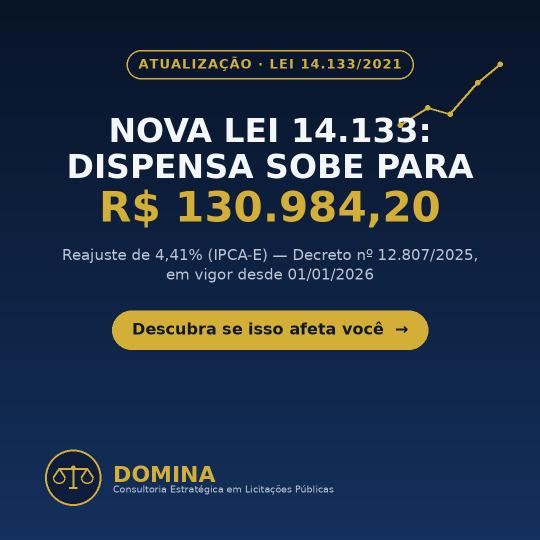
#> input picture images/post-2026-09-17-dispensa-14133.png, 1080 x 1080 px, given in place of logo_domina.png, which was not available (shown at 1/2 size)
$ python gen_story_09h_1018.py
#> lines starting #> are read from the running program, lines starting #| are printed output that depends on the picture; pictures that were not available may be replaced by others from this repository, and a replacement may not be noted
#!/usr/bin/env python3
# -*- coding: utf-8 -*-
"""Story 9h 2026-10-18: mesma capa do feed (impugnacao de edital, art. 164),
versao vertical 1080x1920, centralizada, com areas seguras de 250px no
topo e embaixo."""
from PIL import Image, ImageDraw, ImageFont

W, H = 1080, 1920

BG = (247, 246, 240)
NAVY = (18, 30, 58)
NAVY_SOFT = (33, 48, 82)
SUBTITLE = (104, 116, 142)
GOLD = (196, 155, 58)
GOLD_DARK_TEXT = (24, 20, 4)
LINE = (214, 210, 198)

FONT_DIR = "/usr/share/fonts/truetype/dejavu/"
def F(size):
    return ImageFont.truetype(FONT_DIR + "DejaVuSans-Bold.ttf", size)
def FR(size):
    return ImageFont.truetype(FONT_DIR + "DejaVuSans.ttf", size)

img = Image.new("RGB", (W, H), BG)
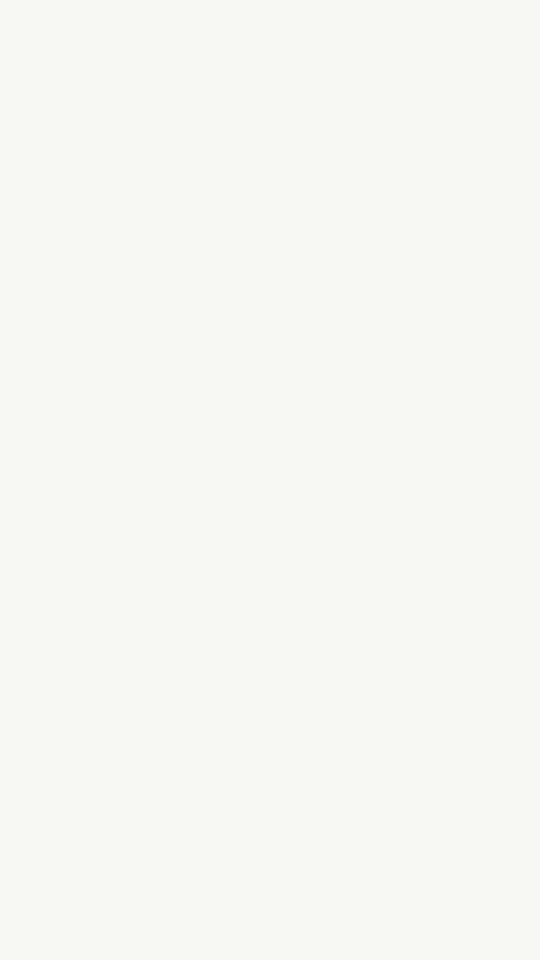
#> img: PIL image 1080x1920 RGB (shown at 1/2 size); mean R, G, B 247, 246, 240
d = ImageDraw.Draw(img)
MARGIN = 90
SAFE_TOP = 250
SAFE_BOTTOM = 250
content_w = W - 2 * MARGIN

def text_w(s, font):
    bbox = d.textbbox((0, 0), s, font=font)
    return bbox[2] - bbox[0]

def wrap(text, font, max_w):
    words = text.split(" ")
    lines, cur = [], ""
    for w_ in words:
        trial = (cur + " " + w_).strip()
        if text_w(trial, font) <= max_w:
            cur = trial
        else:
            if cur:
                lines.append(cur)
            cur = w_
    if cur:
        lines.append(cur)
    return lines

def ctext(y, text, font, fill):
    tw = text_w(text, font)
    d.text(((W - tw) // 2, y), text, font=font, fill=fill)

y = SAFE_TOP

# ---- logo, centered ----
logo = Image.open("/home/user/domina-posts/logo_domina.png").convert("RGBA")
logo_size = 110
logo = logo.resize((logo_size, logo_size), Image.LANCZOS)
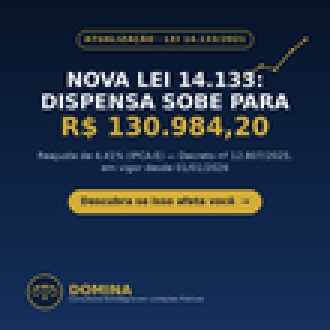
#> logo: PIL image 110x110 RGBA (shown 3 times larger); mean R, G, B, A 34.6, 50, 71, 255
img.paste(logo, ((W - logo_size) // 2, y), logo)
y += logo_size + 44

# ---- badge pill, centered ----
badge_font = F(28)
badge_text = "LEI 14.133/2021 · ART. 164"
tw = text_w(badge_text, badge_font)
#> in text_w, `bbox = d.textbbox((0, 0), s, font=font)`: bbox = (0, 6, 419, 29)
#> tw = 419
pad_x, pad_y = 30, 16
pill_w = tw + pad_x * 2
#> pill_w = 479
pill_h = 28 + pad_y * 2
d.rounded_rectangle(((W - pill_w) // 2, y, (W + pill_w) // 2, y + pill_h), radius=pill_h // 2, outline=GOLD, width=2)
d.text(((W - pill_w) // 2 + pad_x, y + pad_y - 2), badge_text, font=badge_font, fill=GOLD)
y += pill_h + 64

# ---- title, centered ----
title_font = F(70)
title_lines = [
    ("QUALQUER PESSOA", NAVY),
    ("PODE IMPUGNAR", NAVY),
    ("O EDITAL.", GOLD),
]
for line, color in title_lines:
    ctext(y, line, title_font, color)
    y += 80
#> this loop made 3 passes
#> tw in ctext on passes 1 to 3: 764, 669, 384

y += 34

# ---- subtitle, centered ----
sub_font = FR(34)
subtitle = "Não precisa ser licitante: a lei garante a qualquer pessoa, física ou jurídica, o direito de contestar irregularidades no edital."
sub_lines = wrap(subtitle, sub_font, content_w - 60)
#> the loop in wrap, `for w_ in words:` made 20 passes
#> (trial, bbox in text_w, cur) on passes 2 to 7: ('Não precisa', (0, 6, 200, 39), 'Não precisa'), ('Não precisa ser', (0, 6, 264, 39), 'Não precisa ser'), ('Não precisa ser licitante:', (0, 6, 423, 39), 'Não precisa ser licitante:'), ('Não precisa ser licitante: a', (0, 6, 455, 39), 'Não precisa ser licitante: a'), ('Não precisa ser licitante: a lei', (0, 6, 505, 39), 'Não precisa ser licitante: a lei'), ('Não precisa ser licitante: a lei garante', (0, 6, 649, 39), 'Não precisa ser licitante: a lei garante')
#> (bbox in text_w, cur) on passes 1, 10, 18: ((0, 6, 67, 32), 'Não'), ((0, 6, 293, 39), 'qualquer pessoa,'), ((0, 6, 428, 39), 'contestar irregularidades')
#> after the loop in wrap, `for w_ in words:`: lines = 2 items
#> sub_lines = 3 items
for line in sub_lines:
    ctext(y, line, sub_font, SUBTITLE)
    y += 46
#> this loop made 3 passes
#> (tw in ctext, y) on passes 1 to 2: (681, 848), (796, 894)
#> (line, tw in ctext, y) on pass 3: ('contestar irregularidades no edital.', 599, 940)
#> after the loop, y = 940

y += 30
#> y = 970
d.line([(MARGIN + 60, y), (W - MARGIN - 60, y)], fill=LINE, width=2)
y += 60
#> y = 1030

# ---- stat card, centered block ----
card_w = content_w - 40
card_h = 220
card_x0 = (W - card_w) // 2
card_y0 = y
#> card_y0 = 1030
card_y1 = card_y0 + card_h
#> card_y1 = 1250
d.rounded_rectangle((card_x0, card_y0, card_x0 + card_w, card_y1), radius=24, outline=GOLD, width=3)

num_font = F(110)
num_text = "3"
tw_num = text_w(num_text, num_font)
#> tw_num = 77
label_font = F(36)
label_text = "DIAS ÚTEIS"
tw_label = text_w(label_text, label_font)
#> tw_label = 227
desc_font = FR(28)
desc_lines = [
    "antes da abertura do certame — prazo para",
    "impugnar o edital ou pedir esclarecimento.",
]

inner_y = card_y0 + 36
#> inner_y = 1066
block_x = card_x0 + 60
d.text((block_x, inner_y), num_text, font=num_font, fill=GOLD)
d.text((block_x + tw_num + 32, inner_y + 26), label_text, font=label_font, fill=NAVY)
dyy = inner_y + 26 + 50
#> dyy = 1142
for line in desc_lines:
    d.text((block_x + tw_num + 32, dyy), line, font=desc_font, fill=SUBTITLE)
    dyy += 36
#> this loop made 2 passes
#> dyy on passes 1 to 2: 1178, 1214
#> after the loop, dyy = 1214

y = card_y1 + 64
#> y = 1314

# ---- two-column comparison, centered pair ----
col_label_font = F(30)
col_body_font = FR(27)
gap = 70
col_w = (content_w - gap) // 2
left_x = (W - (col_w * 2 + gap)) // 2
right_x = left_x + col_w + gap

d.text((left_x, y), "IMPUGNAÇÃO", font=col_label_font, fill=GOLD)
d.text((right_x, y), "ESCLARECIMENTO", font=col_label_font, fill=GOLD)

left_body = wrap("Contesta uma irregularidade e exige correção antes da disputa abrir.", col_body_font, col_w)
#> the loop in wrap (call 2), `for w_ in words:` made 10 passes
#> (trial, bbox in text_w, cur) on passes 2, 3, 4, 7, 8: ('Contesta uma', (0, 6, 189, 26), 'Contesta uma'), ('Contesta uma irregularidade', (0, 5, 388, 32), 'Contesta uma irregularidade'), ('Contesta uma irregularidade e', (0, 5, 413, 32), 'Contesta uma irregularidade e'), ('exige correção antes', (0, 5, 282, 32), 'exige correção antes'), ('exige correção antes da', (0, 5, 325, 32), 'exige correção antes da')
#> (bbox in text_w, cur) on passes 1, 6, 10: ((0, 6, 121, 26), 'Contesta'), ((0, 5, 199, 32), 'exige correção'), ((0, 5, 178, 32), 'disputa abrir.')
#> left_body = ['Contesta uma irregularidade e', 'exige correção antes da', 'disputa abrir.']
right_body = wrap("Tira uma dúvida sobre o texto do edital, sem apontar ilegalidade.", col_body_font, col_w)
#> right_body = ['Tira uma dúvida sobre o texto', 'do edital, sem apontar', 'ilegalidade.']

yy = y + 46
#> yy = 1360
for line in left_body:
    d.text((left_x, yy), line, font=col_body_font, fill=NAVY_SOFT)
    yy += 38
#> this loop made 3 passes
#> (line, yy) on passes 1 to 3: ('Contesta uma irregularidade e', 1398), ('exige correção antes da', 1436), ('disputa abrir.', 1474)
#> after the loop, yy = 1474
left_end = yy
#> left_end = 1474

yy = y + 46
#> yy = 1360
for line in right_body:
    d.text((right_x, yy), line, font=col_body_font, fill=NAVY_SOFT)
    yy += 38
#> this loop made 3 passes
#> after the loop, yy = 1474
right_end = yy
#> right_end = 1474

col_bottom = max(left_end, right_end)
#> col_bottom = 1474
mid_x = W // 2
d.line([(mid_x, y), (mid_x, col_bottom - 6)], fill=LINE, width=2)

y = col_bottom + 30
#> y = 1504

# ---- footer note, centered ----
note_font = FR(26)
note = "A administração responde em até 3 dias úteis, antes da abertura (art. 164, § único)."
note_lines = wrap(note, note_font, content_w - 80)
#> note_lines = 2 items
for line in note_lines:
    ctext(y, line, note_font, SUBTITLE)
    y += 34
#> this loop made 2 passes
#> (tw in ctext, y) on pass 1: (728, 1538)
#> (line, tw in ctext, y) on pass 2: ('abertura (art. 164, § único).', 360, 1572)
#> after the loop, y = 1572

# ---- CTA pill, centered, above bottom safe zone ----
cta_font = F(36)
cta_text = "Fale com a Domina no direct  →"
tw3 = text_w(cta_text, cta_font)
btn_pad_x, btn_pad_y = 46, 26
btn_w = tw3 + btn_pad_x * 2
btn_h = 32 + btn_pad_y * 2
btn_y0 = min(max(y + 24, H - SAFE_BOTTOM - btn_h - 40), H - SAFE_BOTTOM - btn_h)
#> btn_y0 = 1586
btn_x0 = (W - btn_w) // 2
d.rounded_rectangle((btn_x0, btn_y0, btn_x0 + btn_w, btn_y0 + btn_h), radius=btn_h // 2, fill=GOLD)
d.text((btn_x0 + btn_pad_x, btn_y0 + btn_pad_y - 2), cta_text, font=cta_font, fill=GOLD_DARK_TEXT)

print("content bottom:", y, "cta top:", btn_y0, "cta bottom:", btn_y0 + btn_h, "safe bottom line:", H - SAFE_BOTTOM)
#| content bottom: 1572 cta top: 1586 cta bottom: 1670 safe bottom line: 1670

out_path = "/home/user/domina-posts/images/story-2026-10-18-1792325607-impugnacao-edital.png"
img.save(out_path)
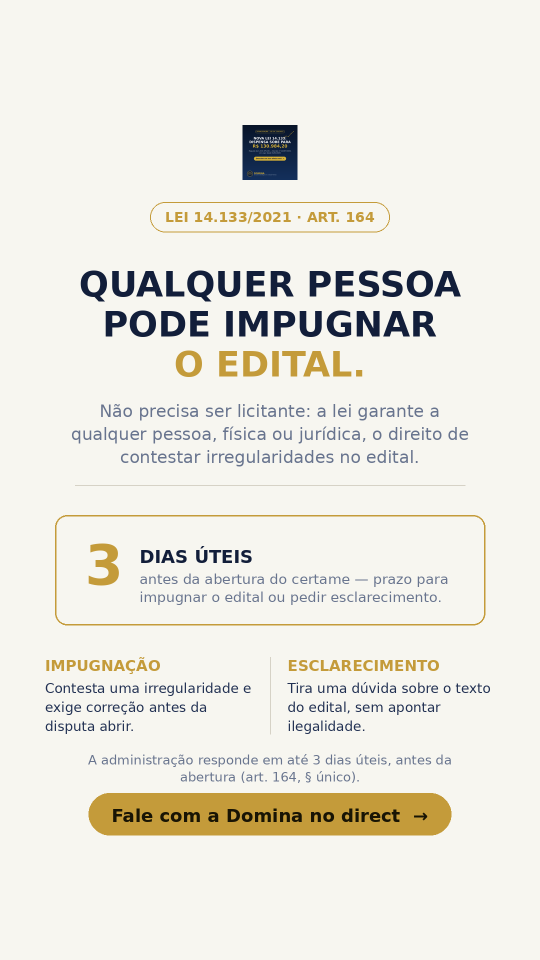
#> saved as story-2026-10-18-1792325607-impugnacao-edital.png: PIL image 1080x1920 RGB (shown at 1/2 size); mean R, G, B 235.9, 233.9, 225.6
print("saved", out_path, img.size)
#| saved /home/user/domina-posts/images/story-2026-10-18-1792325607-impugnacao-edital.png (1080, 1920)

$ run again, on images/post-2026-09-18-habilitacao-1.png
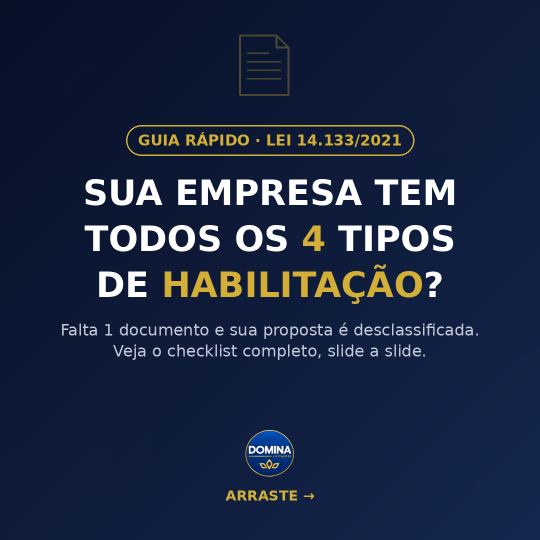
#> input picture images/post-2026-09-18-habilitacao-1.png, 1080 x 1080 px, given in place of logo_domina.png, which was not available (shown at 1/2 size)
#> `logo = logo.resize((logo_size, logo_size), Image.LANCZOS)`:
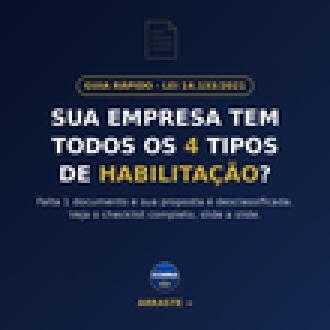
#> logo: PIL image 110x110 RGBA (shown 3 times larger); mean R, G, B, A 28, 39.4, 65.7, 255
#> bbox = (0, 6, 419, 29)
#> `tw = text_w(badge_text, badge_font)`: tw = 419
#> pill_w = 479
#> the loop `for line, color in title_lines:` made 3 passes
#> tw in ctext on passes 1 to 3: 764, 669, 384
#> the loop in wrap, `for w_ in words:` made 20 passes
#> (trial, bbox in text_w, cur) on passes 2 to 5: ('Não precisa', (0, 6, 200, 39), 'Não precisa'), ('Não precisa ser', (0, 6, 264, 39), 'Não precisa ser'), ('Não precisa ser licitante:', (0, 6, 423, 39), 'Não precisa ser licitante:'), ('Não precisa ser licitante: a', (0, 6, 455, 39), 'Não precisa ser licitante: a')
#> after the loop in wrap, `for w_ in words:`: lines = 2 items
#> sub_lines = 3 items
#> the loop `for line in sub_lines:` made 3 passes
#> (tw in ctext, y) on passes 1 to 2: (681, 848), (796, 894)
#> after the loop `for line in sub_lines:`: y = 940
#> `y += 30`: y = 970
#> `y += 60`: y = 1030
#> card_y1 = 1250
#> tw_num = 77
#> tw_label = 227
#> inner_y = 1066
#> `dyy = inner_y + 26 + 50`: dyy = 1142
#> the loop `for line in desc_lines:` made 2 passes
#> dyy on passes 1 to 2: 1178, 1214
#> after the loop `for line in desc_lines:`: dyy = 1214
#> `y = card_y1 + 64`: y = 1314
#> the loop in wrap (call 2), `for w_ in words:` made 10 passes
#> (trial, bbox in text_w, cur) on passes 2, 3, 4, 7, 8: ('Contesta uma', (0, 6, 189, 26), 'Contesta uma'), ('Contesta uma irregularidade', (0, 5, 388, 32), 'Contesta uma irregularidade'), ('Contesta uma irregularidade e', (0, 5, 413, 32), 'Contesta uma irregularidade e'), ('exige correção antes', (0, 5, 282, 32), 'exige correção antes'), ('exige correção antes da', (0, 5, 325, 32), 'exige correção antes da')
#> left_body = ['Contesta uma irregularidade e', 'exige correção antes da', 'disputa abrir.']
#> right_body = ['Tira uma dúvida sobre o texto', 'do edital, sem apontar', 'ilegalidade.']
#> `yy = y + 46`: yy = 1360
#> the loop `for line in left_body:` made 3 passes
#> (line, yy) on passes 1 to 3: ('Contesta uma irregularidade e', 1398), ('exige correção antes da', 1436), ('disputa abrir.', 1474)
#> after the loop `for line in left_body:`: yy = 1474
#> `yy = y + 46`: yy = 1360
#> the loop `for line in right_body:` made 3 passes
#> after the loop `for line in right_body:`: yy = 1474
#> `y = col_bottom + 30`: y = 1504
#> note_lines = 2 items
#> the loop `for line in note_lines:` made 2 passes
#> (tw in ctext, y) on pass 1: (728, 1538)
#> after the loop `for line in note_lines:`: y = 1572
#> btn_y0 = 1586
#| content bottom: 1572 cta top: 1586 cta bottom: 1670 safe bottom line: 1670
#| saved /home/user/domina-posts/images/story-2026-10-18-1792325607-impugnacao-edital.png (1080, 1920)

$ run again, on images/post-2026-09-18-habilitacao-2.png
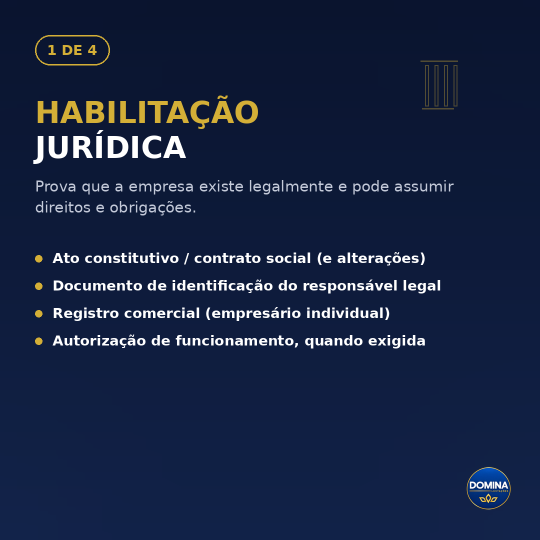
#> input picture images/post-2026-09-18-habilitacao-2.png, 1080 x 1080 px, given in place of logo_domina.png, which was not available (shown at 1/2 size)
#> `logo = logo.resize((logo_size, logo_size), Image.LANCZOS)`:
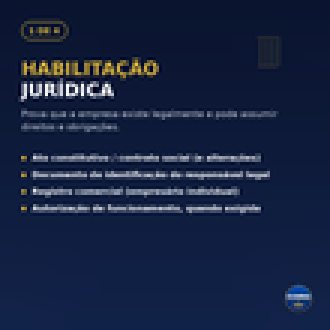
#> logo: PIL image 110x110 RGBA (shown 3 times larger); mean R, G, B, A 23.8, 36, 65.7, 255
#> bbox = (0, 6, 419, 29)
#> `tw = text_w(badge_text, badge_font)`: tw = 419
#> pill_w = 479
#> the loop `for line, color in title_lines:` made 3 passes
#> tw in ctext on passes 1 to 3: 764, 669, 384
#> the loop in wrap, `for w_ in words:` made 20 passes
#> (trial, bbox in text_w, cur) on passes 2 to 5: ('Não precisa', (0, 6, 200, 39), 'Não precisa'), ('Não precisa ser', (0, 6, 264, 39), 'Não precisa ser'), ('Não precisa ser licitante:', (0, 6, 423, 39), 'Não precisa ser licitante:'), ('Não precisa ser licitante: a', (0, 6, 455, 39), 'Não precisa ser licitante: a')
#> after the loop in wrap, `for w_ in words:`: lines = 2 items
#> sub_lines = 3 items
#> the loop `for line in sub_lines:` made 3 passes
#> (tw in ctext, y) on passes 1 to 2: (681, 848), (796, 894)
#> after the loop `for line in sub_lines:`: y = 940
#> `y += 30`: y = 970
#> `y += 60`: y = 1030
#> card_y1 = 1250
#> tw_num = 77
#> tw_label = 227
#> inner_y = 1066
#> `dyy = inner_y + 26 + 50`: dyy = 1142
#> the loop `for line in desc_lines:` made 2 passes
#> dyy on passes 1 to 2: 1178, 1214
#> after the loop `for line in desc_lines:`: dyy = 1214
#> `y = card_y1 + 64`: y = 1314
#> the loop in wrap (call 2), `for w_ in words:` made 10 passes
#> (trial, bbox in text_w, cur) on passes 2, 3, 4, 7, 8: ('Contesta uma', (0, 6, 189, 26), 'Contesta uma'), ('Contesta uma irregularidade', (0, 5, 388, 32), 'Contesta uma irregularidade'), ('Contesta uma irregularidade e', (0, 5, 413, 32), 'Contesta uma irregularidade e'), ('exige correção antes', (0, 5, 282, 32), 'exige correção antes'), ('exige correção antes da', (0, 5, 325, 32), 'exige correção antes da')
#> left_body = ['Contesta uma irregularidade e', 'exige correção antes da', 'disputa abrir.']
#> right_body = ['Tira uma dúvida sobre o texto', 'do edital, sem apontar', 'ilegalidade.']
#> `yy = y + 46`: yy = 1360
#> the loop `for line in left_body:` made 3 passes
#> (line, yy) on passes 1 to 3: ('Contesta uma irregularidade e', 1398), ('exige correção antes da', 1436), ('disputa abrir.', 1474)
#> after the loop `for line in left_body:`: yy = 1474
#> `yy = y + 46`: yy = 1360
#> the loop `for line in right_body:` made 3 passes
#> after the loop `for line in right_body:`: yy = 1474
#> `y = col_bottom + 30`: y = 1504
#> note_lines = 2 items
#> the loop `for line in note_lines:` made 2 passes
#> (tw in ctext, y) on pass 1: (728, 1538)
#> after the loop `for line in note_lines:`: y = 1572
#> btn_y0 = 1586
#| content bottom: 1572 cta top: 1586 cta bottom: 1670 safe bottom line: 1670
#| saved /home/user/domina-posts/images/story-2026-10-18-1792325607-impugnacao-edital.png (1080, 1920)
